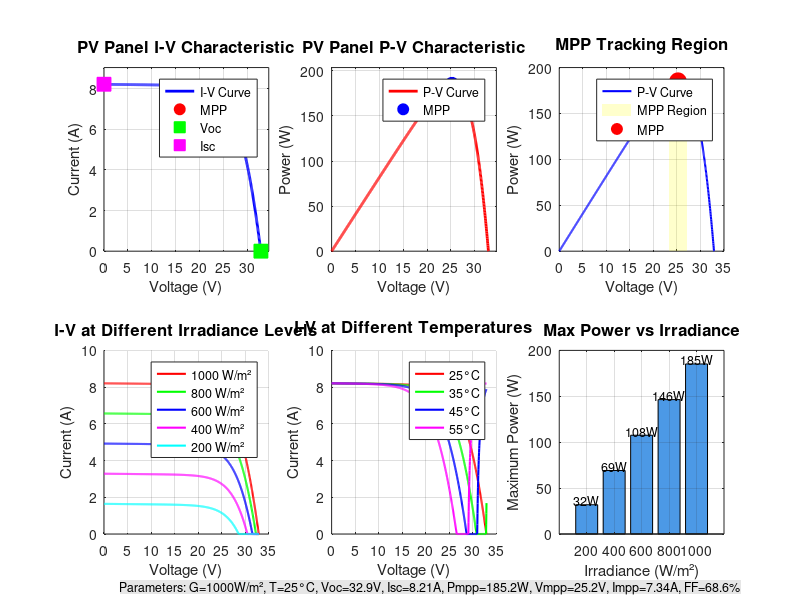

The MATLAB script that drew this image: (Note: this script raises an error after producing the figure.)
%% STEP 1: Solar PV Panel Mathematical Model
% Improved version with accurate MPP calculation
% Clear workspace
clc
clear all
close all

%% ==================== PV PANEL PARAMETERS ====================
% Based on real 250W solar panel specifications
Isc = 8.21;      % Short circuit current (A) at 1000W/m², 25°C
Voc = 32.9;      % Open circuit voltage (V) at 1000W/m², 25°C
Ns = 60;         % Number of cells in series
q = 1.602e-19;   % Electron charge (C)
k = 1.38e-23;    % Boltzmann constant (J/K)
A = 1.3;         % Ideality factor (typically 1-2)

%% ==================== ENVIRONMENTAL CONDITIONS ====================
T = 298;         % Cell temperature in Kelvin (25°C + 273)
Tref = 298;      % Reference temperature (Kelvin)
S = 1000;        % Solar irradiance (W/m²)
Sref = 1000;     % Reference irradiance (W/m²)

%% ==================== THERMAL VOLTAGE CALCULATION ====================
Vt = (A * k * T) / q;                    % Thermal voltage per cell (V)
Vt_total = Ns * Vt;                       % Total thermal voltage for panel (V)

fprintf('=== Thermal Voltage ===\n');
fprintf('Vt per cell: %.4f V\n', Vt);
fprintf('Total Vt: %.4f V\n\n', Vt_total);

%% ==================== MODEL PARAMETERS ====================
Rs = 0.221;      % Series resistance (Ω) - accounts for internal losses
Rsh = 415;       % Shunt resistance (Ω) - accounts for leakage current

% Reverse saturation current at reference conditions (A)
Irs = Isc / (exp(Voc/(Ns * A * Vt)) - 1);

% Saturation current (A) - temperature dependent
Eg = 1.12;       % Band gap energy of silicon (eV)
Is = Irs * (T/Tref)^3 * exp((q * Eg)/(A*k) * (1/Tref - 1/T));

% Photo-generated current (A) - depends on irradiance and temperature
Iph = (Isc + 0.0001*(T - Tref)) * (S/Sref);

fprintf('=== Model Parameters ===\n');
fprintf('Irs: %.2e A\n', Irs);
fprintf('Is: %.2e A\n', Is);
fprintf('Iph: %.4f A\n\n', Iph);

%% ==================== GENERATE I-V AND P-V CURVES ====================
% Create voltage vector from 0 to Voc (don't exceed Voc for physical accuracy)
V = linspace(0, Voc, 1000);  % 1000 points for smooth curves

% Initialize arrays
I = zeros(1, length(V));
P = zeros(1, length(V));

%% ==================== SOLVE PV EQUATION USING NEWTON-RAPHSON ====================
fprintf('Calculating I-V curve...\n');
for j = 1:length(V)
    % Initial guess: start with photo-generated current
    I_old = Iph;
    
    % Newton-Raphson iteration
    for iter = 1:100
        % Calculate diode voltage
        Vd = V(j) + I_old * Rs;
        
        % Calculate current using PV cell equation
        % I = Iph - Is*(exp(Vd/(Ns*A*Vt)) - 1) - Vd/Rsh
        I_new = Iph - Is * (exp(Vd/(Ns * A * Vt)) - 1) - Vd/Rsh;
        
        % Check convergence
        if abs(I_new - I_old) < 1e-8
            break;
        end
        
        % Update for next iteration
        I_old = I_new;
    end
    
    % Store results (ensure current is not negative)
    I(j) = max(0, I_new);
    P(j) = V(j) * I(j);
end
fprintf('Calculation complete!\n\n');

%% ==================== FIND MAXIMUM POWER POINT (MPP) ====================
[Pmax, idx] = max(P);
Vmpp = V(idx);
Impp = I(idx);

%% ==================== ADDITIONAL PARAMETERS ====================
% Fill Factor (FF) - measure of squareness of I-V curve
FF = (Pmax / (Voc * Isc)) * 100;

% Efficiency (assuming 1m² panel area for standard testing)
area = 1.63;     % Typical area for 250W panel (m²)
efficiency = (Pmax / (1000 * area)) * 100;

%% ==================== DISPLAY RESULTS ====================
fprintf('========================================\n');
fprintf('    PV PANEL CHARACTERISTICS\n');
fprintf('========================================\n');
fprintf('Open Circuit Voltage (Voc):      %.2f V\n', Voc);
fprintf('Short Circuit Current (Isc):     %.2f A\n', Isc);
fprintf('----------------------------------------\n');
fprintf('MAXIMUM POWER POINT (MPP):\n');
fprintf('  Voltage at MPP (Vmpp):         %.2f V\n', Vmpp);
fprintf('  Current at MPP (Impp):         %.2f A\n', Impp);
fprintf('  Power at MPP (Pmax):           %.2f W\n', Pmax);
fprintf('----------------------------------------\n');
fprintf('Fill Factor:                      %.2f %%\n', FF);
fprintf('Panel Efficiency:                 %.2f %%\n', efficiency);
fprintf('========================================\n');

%% ==================== VERIFICATION CHECKS ====================
fprintf('\n=== VERIFICATION CHECKS ===\n');
if Vmpp < Voc
    fprintf('✓ PASS: Vmpp (%.2f V) < Voc (%.2f V)\n', Vmpp, Voc);
else
    fprintf('✗ FAIL: Vmpp (%.2f V) > Voc (%.2f V) - Check calculations\n', Vmpp, Voc);
end

if Impp < Isc
    fprintf('✓ PASS: Impp (%.2f A) < Isc (%.2f A)\n', Impp, Isc);
else
    fprintf('✗ FAIL: Impp (%.2f A) > Isc (%.2f A) - Check calculations\n', Impp, Isc);
end

if FF < 100 && FF > 50
    fprintf('✓ PASS: Fill Factor (%.2f%%) is in normal range (50-100%%)\n', FF);
else
    fprintf('⚠ WARNING: Fill Factor (%.2f%%) outside normal range\n', FF);
end

%% ==================== PLOT I-V CURVE ====================
figure('Position', [100, 100, 1400, 600]);

% I-V Curve Subplot
subplot(2,3,1);
plot(V, I, 'b-', 'LineWidth', 2);
hold on;
plot(Vmpp, Impp, 'ro', 'MarkerSize', 10, 'MarkerFaceColor', 'r');
plot(Voc, 0, 'gs', 'MarkerSize', 10, 'MarkerFaceColor', 'g');
plot(0, Isc, 'ms', 'MarkerSize', 10, 'MarkerFaceColor', 'm');
grid on;
xlabel('Voltage (V)', 'FontSize', 11);
ylabel('Current (A)', 'FontSize', 11);
title('PV Panel I-V Characteristic', 'FontSize', 12, 'FontWeight', 'bold');
legend('I-V Curve', 'MPP', 'Voc', 'Isc', 'Location', 'best');
xlim([0 Voc*1.05]);
ylim([0 Isc*1.1]);

%% ==================== PLOT P-V CURVE ====================
subplot(2,3,2);
plot(V, P, 'r-', 'LineWidth', 2);
hold on;
plot(Vmpp, Pmax, 'bo', 'MarkerSize', 10, 'MarkerFaceColor', 'b');
grid on;
xlabel('Voltage (V)', 'FontSize', 11);
ylabel('Power (W)', 'FontSize', 11);
title('PV Panel P-V Characteristic', 'FontSize', 12, 'FontWeight', 'bold');
legend('P-V Curve', 'MPP', 'Location', 'best');
xlim([0 Voc*1.05]);
ylim([0 Pmax*1.1]);

%% ==================== POWER VS VOLTAGE WITH MPP HIGHLIGHTED ====================
subplot(2,3,3);
plot(V, P, 'b-', 'LineWidth', 1.5);
hold on;
% Highlight the MPP region
fill([Vmpp-2 Vmpp-2 Vmpp+2 Vmpp+2], [0 Pmax Pmax 0], ...
    'y', 'FaceAlpha', 0.2, 'EdgeColor', 'none');
plot(Vmpp, Pmax, 'ro', 'MarkerSize', 12, 'MarkerFaceColor', 'r');
grid on;
xlabel('Voltage (V)', 'FontSize', 11);
ylabel('Power (W)', 'FontSize', 11);
title('MPP Tracking Region', 'FontSize', 12, 'FontWeight', 'bold');
legend('P-V Curve', 'MPP Region', 'MPP', 'Location', 'best');

%% ==================== EFFECT OF IRRADIANCE ====================
subplot(2,3,4);
hold on;
irradiance_levels = [1000, 800, 600, 400, 200];
colors = ['r', 'g', 'b', 'm', 'c'];
P_max_values = zeros(1, length(irradiance_levels));

for i = 1:length(irradiance_levels)
    S_test = irradiance_levels(i);
    
    % Recalculate for new irradiance
    Iph_test = (Isc + 0.0001*(T - Tref)) * (S_test/Sref);
    
    % Generate I-V curve
    I_test = zeros(1, length(V));
    for j = 1:length(V)
        I_old = Iph_test;
        for iter = 1:100
            Vd = V(j) + I_old * Rs;
            I_new = Iph_test - Is * (exp(Vd/(Ns * A * Vt)) - 1) - Vd/Rsh;
            if abs(I_new - I_old) < 1e-8
                break;
            end
            I_old = I_new;
        end
        I_test(j) = max(0, I_new);
    end
    
    % Find max power for this irradiance
    P_test = V .* I_test;
    P_max_values(i) = max(P_test);
    
    plot(V, I_test, colors(i), 'LineWidth', 1.5);
end
grid on;
xlabel('Voltage (V)', 'FontSize', 11);
ylabel('Current (A)', 'FontSize', 11);
title('I-V at Different Irradiance Levels', 'FontSize', 12, 'FontWeight', 'bold');
legend('1000 W/m²', '800 W/m²', '600 W/m²', '400 W/m²', '200 W/m²', 'Location', 'best');

%% ==================== EFFECT OF TEMPERATURE ====================
subplot(2,3,5);
hold on;
temp_levels = [298, 308, 318, 328];  % 25°C, 35°C, 45°C, 55°C
colors_temp = ['r', 'g', 'b', 'm'];

for i = 1:length(temp_levels)
    T_test = temp_levels(i);
    
    % Recalculate temperature-dependent parameters
    Vt_test = (A * k * T_test) / q;
    Is_test = Irs * (T_test/Tref)^3 * exp((q * Eg)/(A*k) * (1/Tref - 1/T_test));
    Iph_test = (Isc + 0.0001*(T_test - Tref)) * (S/Sref);
    
    % Generate I-V curve
    I_test = zeros(1, length(V));
    for j = 1:length(V)
        I_old = Iph_test;
        for iter = 1:100
            Vd = V(j) + I_old * Rs;
            I_new = Iph_test - Is_test * (exp(Vd/(Ns * A * Vt_test)) - 1) - Vd/Rsh;
            if abs(I_new - I_old) < 1e-8
                break;
            end
            I_old = I_new;
        end
        I_test(j) = max(0, I_new);
    end
    
    plot(V, I_test, colors_temp(i), 'LineWidth', 1.5);
end
grid on;
xlabel('Voltage (V)', 'FontSize', 11);
ylabel('Current (A)', 'FontSize', 11);
title('I-V at Different Temperatures', 'FontSize', 12, 'FontWeight', 'bold');
legend('25°C', '35°C', '45°C', '55°C', 'Location', 'best');

%% ==================== POWER SUMMARY BAR CHART ====================
subplot(2,3,6);
bar(irradiance_levels, P_max_values, 'FaceColor', [0.3 0.6 0.9]);
xlabel('Irradiance (W/m²)', 'FontSize', 11);
ylabel('Maximum Power (W)', 'FontSize', 11);
title('Max Power vs Irradiance', 'FontSize', 12, 'FontWeight', 'bold');
grid on;
for i = 1:length(irradiance_levels)
    text(irradiance_levels(i), P_max_values(i)+5, ...
        sprintf('%.0fW', P_max_values(i)), ...
        'HorizontalAlignment', 'center', 'FontSize', 9);
end

%% ==================== ADD PARAMETERS ANNOTATION ====================
annotation('textbox', [0.15, 0.01, 0.7, 0.03], ...
    'String', sprintf('Parameters: G=%dW/m², T=%d°C, Voc=%.1fV, Isc=%.2fA, Pmpp=%.1fW, Vmpp=%.1fV, Impp=%.2fA, FF=%.1f%%', ...
    S, T-273, Voc, Isc, Pmax, Vmpp, Impp, FF), ...
    'HorizontalAlignment', 'center', ...
    'FontSize', 9, ...
    'EdgeColor', 'none', ...
    'BackgroundColor', [0.9 0.9 0.9]);

%% ==================== SAVE RESULTS ====================
% Save figure
saveas(gcf, 'pv_characteristics_improved.png');
fprintf('\n✅ Figure saved as: pv_characteristics_improved.png\n');

% Save parameters for Simulink
save('pv_params.mat', 'Isc', 'Voc', 'Ns', 'Vmpp', 'Impp', 'Pmax', 'FF');
fprintf('✅ Parameters saved to: pv_params.mat\n');

%% ==================== EXPORT DATA TO CSV ====================
% Create table with I-V and P-V data
T_data = table(V', I', P', 'VariableNames', {'Voltage_V', 'Current_A', 'Power_W'});
writetable(T_data, 'pv_curve_data.csv');
fprintf('✅ Curve data saved to: pv_curve_data.csv\n');

%% ==================== FINAL SUMMARY ====================
fprintf('\n========================================\n');
fprintf('    STEP 1 COMPLETED SUCCESSFULLY\n');
fprintf('========================================\n');
fprintf('✓ PV panel mathematical model created\n');
fprintf('✓ I-V and P-V curves generated\n');
fprintf('✓ Maximum Power Point (MPP) identified\n');
fprintf('✓ Irradiance effects analyzed\n');
fprintf('✓ Temperature effects analyzed\n');
fprintf('✓ Parameters saved for Simulink\n');
fprintf('✓ Data exported to CSV\n');
fprintf('========================================\n\n');

disp('Ready for Step 2: Building the Boost Converter in Simulink!');
